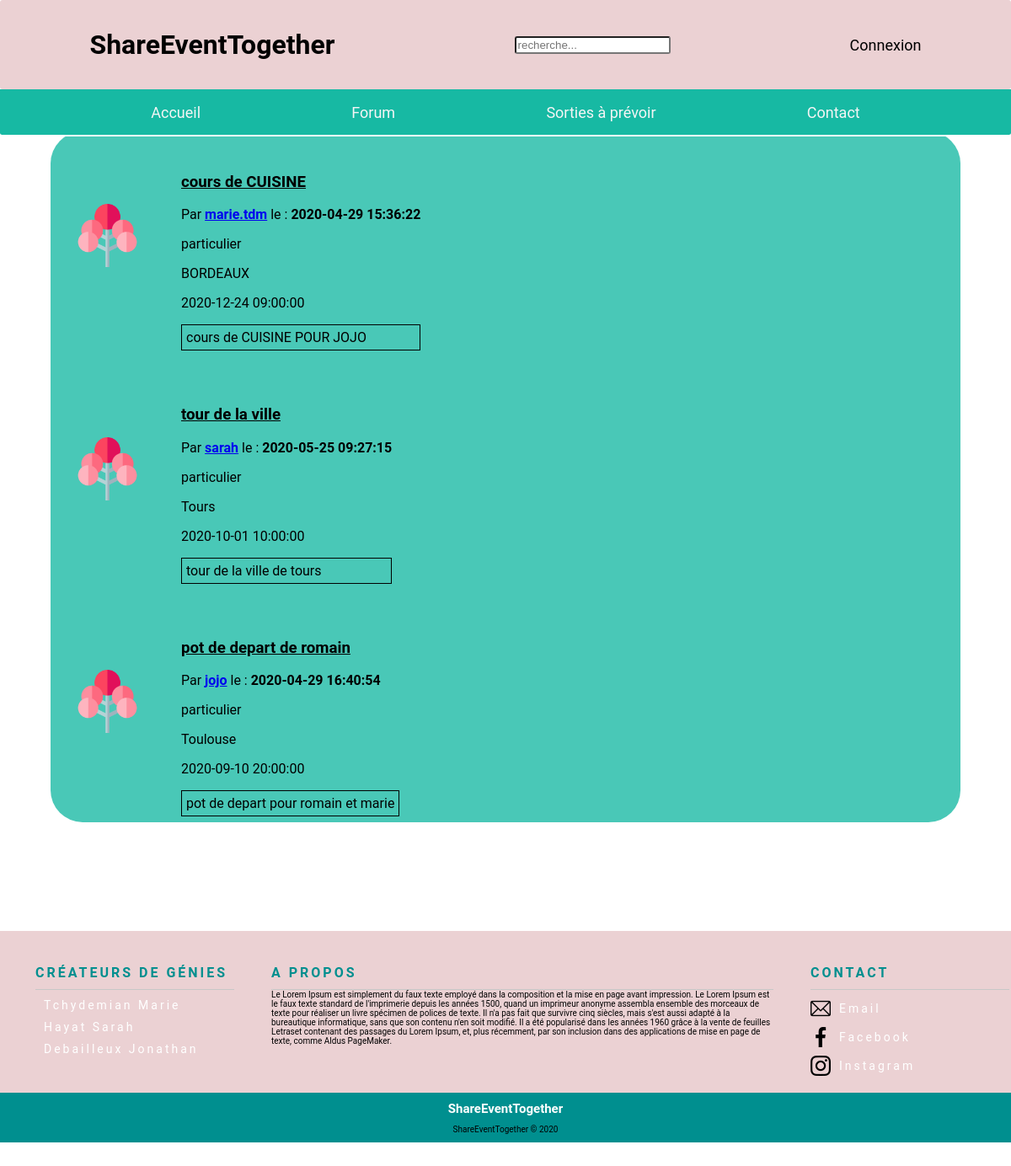
The app's page /php/recherche.php with its own data.
### tables this page shows
CREATE TABLE `evenements` (
  `id_evenement` int(11) NOT NULL,
  `id_utilisateur` int(11) NOT NULL,
  `date_poste` datetime NOT NULL DEFAULT CURRENT_TIMESTAMP,
  `description` text NOT NULL,
  `date_evenement` datetime NOT NULL,
  `titre_evenement` varchar(250) NOT NULL,
  `id_karma` int(11) DEFAULT NULL,
  `lieu` varchar(255) DEFAULT NULL,
  `id_categorie` int(11) DEFAULT NULL
);

CREATE TABLE `utilisateurs` (
  `id_utilisateur` int(11) NOT NULL,
  `prenom` varchar(100) NOT NULL,
  `nom` varchar(100) NOT NULL,
  `date_naissance` date NOT NULL,
  `adresse` varchar(250) NOT NULL,
  `code_postale` int(5) NOT NULL,
  `pays` varchar(100) NOT NULL,
  `telephone` int(10) NOT NULL,
  `mail` varchar(250) NOT NULL,
  `pseudo` varchar(100) NOT NULL,
  `mot_de_passe` varchar(255) NOT NULL,
  `type_utilisateur` varchar(50) NOT NULL,
  `ville` varchar(200) NOT NULL,
  `date_creation_utilisateur` datetime DEFAULT CURRENT_TIMESTAMP,
  `karma` decimal(4,2) DEFAULT '0.00'
);

### php/recherche.php (the view, shortened to what this page needs)
<?php
require("../controllers/bdd.php");
?>
<!DOCTYPE html>
<html lang="fr">
<head>
    <link rel="stylesheet" href="../assets/css/sortie.css"/>
</head>
<body>
<?php
if (isset($_SESSION['username'])) {
    require("headerConnect.php");
} else {
    require("headerDisconnect.php");
}
$articles = $bdd->query('SELECT * FROM evenements as e LEFT JOIN utilisateurs as u ON e.id_utilisateur = u.id_utilisateur ORDER BY e.date_evenement DESC');
?>
<section class="fond">
    <div class="filter">
        <?php
        if ($articles->rowCount() > 0) {
        while ($donnees = $articles->fetch()) {
            ?>
            <div class="listOfEvent">
                <ul class="collectionItem">
                    <div class="pictureEvent">
                        <img id="imgTree" src="../assets/images/arbre_icon.png"/>
                    </div>
                    <div class="pictureEvent">
                        <h3 class="titleOfEvent"><?php echo $donnees['titre_evenement']; ?> </h3>
                        <p><?php echo "Par " ?> <b><a href="profilUser.php?id_user= <?php echo $donnees['id_utilisateur'] ?>"> <?php echo $donnees['pseudo'] ?></a></b> le : <b> <?php echo $donnees['date_poste'] ?></b></p>
                        <p><?php echo $donnees['type_utilisateur']; ?></p>
                        <p><?php echo $donnees['lieu']; ?></p>
                        <p><?php echo $donnees['date_evenement']; ?></p>
                        <p class="description"><?php echo $donnees['description']; ?></p>
                    </div>
                </ul>
            </div>
            <?php
        }
        ?>
    </div>
</section>
<?php
require("footer.php");
?>
</body>
</html>
<?php
} else {
    ?>
    Aucun résultat pour : <?= $search ?>...
    <?php
}
?>

### assets/css/sortie.css (style rules this page uses)
body { margin: 0 !important; font-family: 'Roboto', sans-serif; padding-top: 13%; min-height: 1000px; min-width: 1000px ; position: relative; padding-bottom: 200px; }
.fond { display: flex; margin-left: 5%; margin-right: 5%; padding: 10px 10px 10px 10px; background: rgba(23, 185, 163, 0.78) !important; border-radius: 38px; top: 195px; height: 800px; width: auto; overflow: scroll; }
.fond { display: block; }
#imgTree { width: 75px; padding-right: 50px; margin-top: 45%; }
.titleOfEvent { text-decoration: underline; }
.collectionItem { display: flex; flex-direction: row; margin: 10px; padding: 10px; }
.description { border: 1px solid black; padding: 5px; }

### assets/css/headerConnect.css (style rules this page uses)
body { margin: 0 !important; font-family: 'Roboto', sans-serif; }

### assets/css/footer.css (style rules this page uses)
ul { list-style: none; }

### records on screen
evenements: titre_evenement "cours de CUISINE", id_utilisateur.pseudo "marie.tdm", date_poste "2020-04-29 15:36:22", id_utilisateur.type_utilisateur "particulier", lieu "BORDEAUX", date_evenement "2020-12-24 09:00:00", description "cours de CUISINE POUR JOJO"
evenements: titre_evenement "tour de la ville", id_utilisateur.pseudo "sarah", date_poste "2020-05-25 09:27:15", id_utilisateur.type_utilisateur "particulier", lieu "Tours", date_evenement "2020-10-01 10:00:00", description "tour de la ville de tours"
evenements: titre_evenement "pot de depart de romain", id_utilisateur.pseudo "jojo", date_poste "2020-04-29 16:40:54", id_utilisateur.type_utilisateur "particulier", lieu "Toulouse", date_evenement "2020-09-10 20:00:00", description "pot de depart pour romain et marie"
